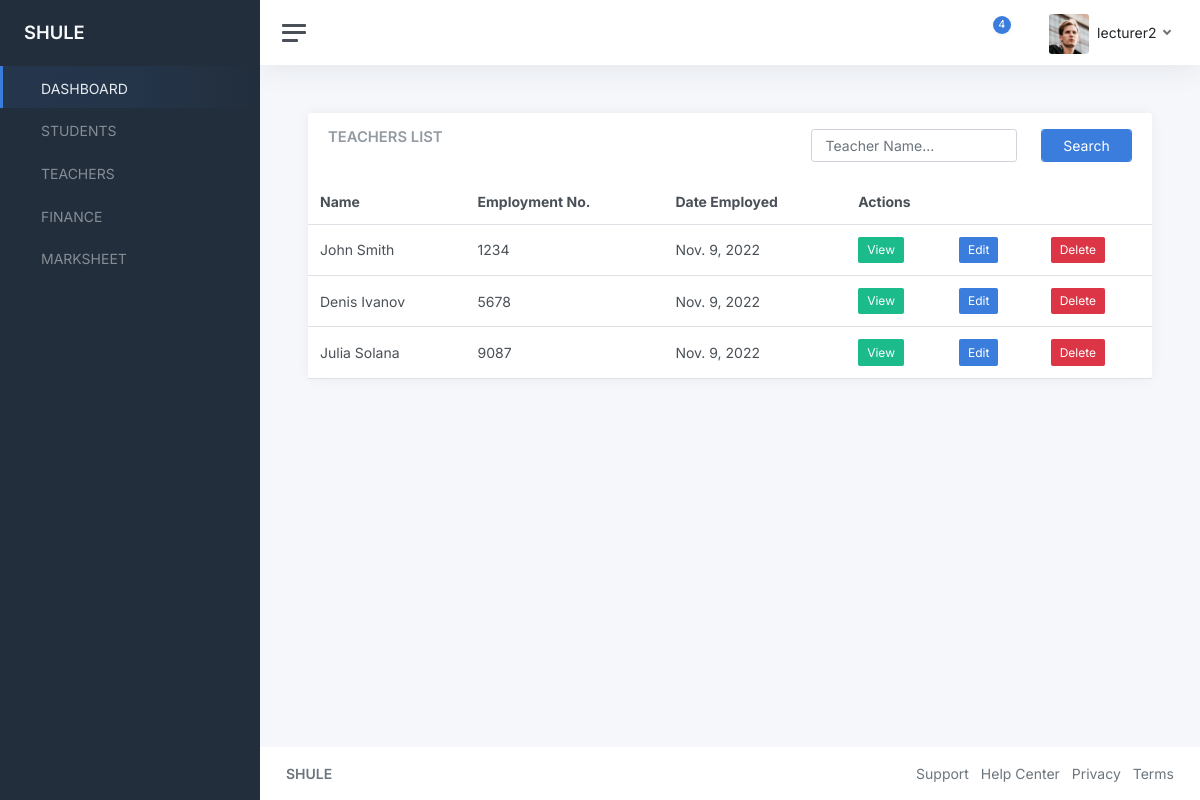
Screenshot of /teachers/ (signed in) with the database file from the repository.
### teachers/models.py (models this page shows, shortened)
class Teacher(models.Model):
    user = models.OneToOneField(User, on_delete=models.CASCADE)
    name = models.CharField(max_length=255)
    employment_number = models.CharField(max_length=255)
    employment_date = models.DateField(null=True)

### teachers/views.py (the view)
# urls.py: path("teachers/", include("teachers.urls")),
def teachers(request):
    teachers = Teacher.objects.all()
    context = {
        "teachers": teachers
    }
    return render(request, "teachers/teachers.html", context)

### templates/teachers/teachers.html (shortened to what this page needs)
{% extends "base.html" %}
{% block content %}
<main class="content">
    <div class="container-fluid p-0">
        <div class="row">
            <div class="col-12 col-lg-12 col-xxl-12 d-flex">
                <div class="card flex-fill">
                    <div class="card-header">
                        <div class="row">
                            <div class="col-7">
                                <h5 class="card-title mb-0">TEACHERS LIST</h5>
                            </div>
                            <div class="col-5">
                                <form method="POST">
                                    <div class="row">
                                        <div class="col-8">
                                            <input type="text" class="form-control" name="search" id="search"
                                                placeholder="Teacher Name..." />
                                        </div>
                                        <div class="col-4">
                                            <div class="form-group">
                                                <input type="submit" class="form-control btn btn-primary"
                                                    value="Search">
                                            </div>
                                        </div>
                                    </div>
                                </form>
                            </div>
                        </div>
                    </div>
                    <table class="table table-hover my-0">
                        <thead>
                            <tr>
                                <th>Name</th>
                                <th>Employment No.</th>
                                <th>Date Employed</th>
                                <th colspan="3">Actions</th>
                            </tr>
                        </thead>
                        <tbody>
                            {% for teacher in teachers %}
                            <tr>
                                <td>{{teacher.name}}</td>
                                <td>{{teacher.employment_number}}</td>
                                <td>{{teacher.employment_date}}</td>
                                <td>
                                    <a href="#"
                                        class="btn btn-sm btn-success">View</a>
                                </td>
                                <td>
                                    <a href="#" class="btn btn-sm btn-primary">Edit</a>
                                </td>
                                <td>
                                    <a href="#" class="btn btn-sm btn-danger">Delete</a>
                                </td>
                            </tr>
                            {% endfor %}
                        </tbody>
                    </table>
                </div>
            </div>
        </div>
    </div>
</main>
{% endblock content %}

### templates/base.html (shortened to what this page needs)
{% load static %}
<!DOCTYPE html>
<html lang="en">
<head>
	<link href="{% static 'admin/css/app.css' %}" rel="stylesheet">
</head>
<body>
	<div class="wrapper">
		<nav id="sidebar" class="sidebar js-sidebar">
			<div class="sidebar-content js-simplebar">
				<a class="sidebar-brand" href="#">
          <span class="align-middle">SHULE</span>
        </a>
				<ul class="sidebar-nav">
					<li class="sidebar-item active">
						<a class="sidebar-link" href="{% url 'home' %}">
               <span class="align-middle">DASHBOARD</span>
            </a>
					</li>
					<li class="sidebar-item">
						<a class="sidebar-link" href="{% url 'students' %}">
               <span class="align-middle">STUDENTS</span>
            </a>
					</li>
					<li class="sidebar-item">
						<a class="sidebar-link" href="{% url 'teachers' %}">
               <span class="align-middle">TEACHERS</span>
            </a>
					</li>
					<li class="sidebar-item">
						<a class="sidebar-link" href="#">
               <span class="align-middle">FINANCE</span>
            </a>
					</li>
			<li class="sidebar-item">
				<a class="sidebar-link" href="{% url 'marksheet' %}">
					 <span class="align-middle">MARKSHEET</span>
				</a>
			</li>
			</ul>
			</div>
		</nav>
		<div class="main">
			<nav class="navbar navbar-expand navbar-light navbar-bg">
				<a class="sidebar-toggle js-sidebar-toggle">
          <i class="hamburger align-self-center"></i>
        </a>
				<div class="navbar-collapse collapse">
					<ul class="navbar-nav navbar-align">
						<li class="nav-item dropdown">
							<a class="nav-icon dropdown-toggle" href="#" id="alertsDropdown" data-bs-toggle="dropdown">
								<div class="position-relative">
									<span class="indicator">4</span>
								</div>
							</a>
						</li>
						<li class="nav-item dropdown">
							<a class="nav-icon dropdown-toggle" href="#" id="messagesDropdown" data-bs-toggle="dropdown">
							</a>
						</li>
						<li class="nav-item dropdown">
							<a class="nav-link dropdown-toggle d-none d-sm-inline-block" href="#" data-bs-toggle="dropdown">
                <img src="{% static 'admin/img/avatars/avatar.jpg' %}" class="avatar img-fluid rounded me-1" alt="Charles Hall" /> <span class="text-dark">{{request.user.username}}</span>
              </a>
						</li>
					</ul>
				</div>
			</nav>
{% block content %}
{% endblock content %}
			<footer class="footer">
				<div class="container-fluid">
					<div class="row text-muted">
						<div class="col-6 text-start">
							<p class="mb-0">
								<a class="text-muted" href="#" target="_blank"><strong>SHULE</strong></a>
							</p>
						</div>
						<div class="col-6 text-end">
							<ul class="list-inline">
								<li class="list-inline-item">
									<a class="text-muted" href="" target="_blank">Support</a>
								</li>
								<li class="list-inline-item">
									<a class="text-muted" href="" target="_blank">Help Center</a>
								</li>
								<li class="list-inline-item">
									<a class="text-muted" href="" target="_blank">Privacy</a>
								</li>
								<li class="list-inline-item">
									<a class="text-muted" href="" target="_blank">Terms</a>
								</li>
							</ul>
						</div>
					</div>
				</div>
			</footer>
		</div>
	</div>
</body>
</html>

### rows the page displays
Teacher: name "John Smith", employment_number "1234", employment_date "Nov. 9, 2022"
Teacher: name "Denis Ivanov", employment_number "5678", employment_date "Nov. 9, 2022"
Teacher: name "Julia Solana", employment_number "9087", employment_date "Nov. 9, 2022"

### other values shown
{{ request.user.username }} "lecturer2"
